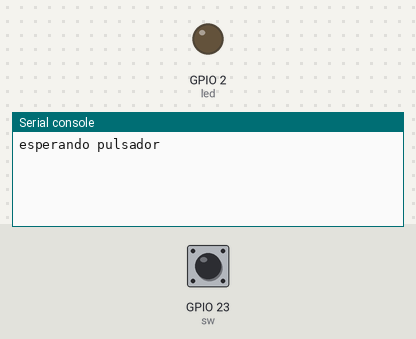
Bench run of a program on a simulated ESP32 board running MicroPython. On the bench: output pins drawn as LEDs (lit = HIGH), the last lines printed to the serial console. The test bench sets the inputs (shaded band); at power-on: GPIO 23 (sw) LOW.

Above: at 1.2 s.
1.3 s: GPIO 23 (sw) pulled HIGH for 0.3 s
At 2.3 s:
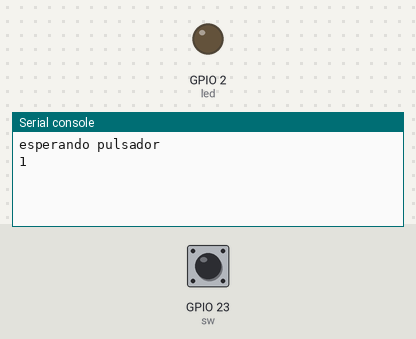
3.1 s: GPIO 23 (sw) pulled HIGH for 1 s
At 3.93 s:
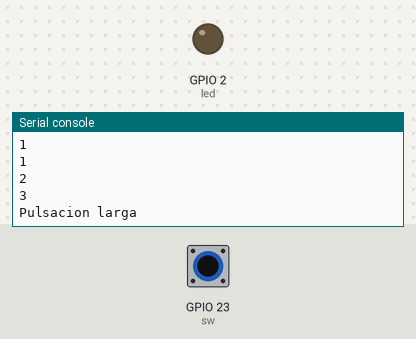
Timing chart, 0 to 6.1 s (numbered marks = the images above; inputs shaded):
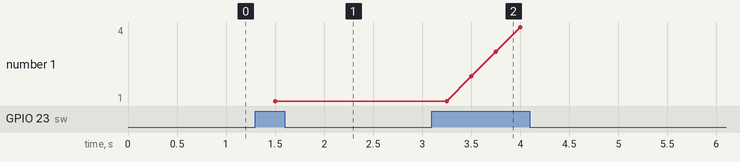

Measured:
- after the input at 1.3 s, the serial console: prints a new line after 0.20 s (image 1)
- after the input at 3.1 s, the serial console: prints a new line after 0.40 s (image 2)
- plotted number 1: 1 → 4 after the input at 3.1 s

The program:

main.py
```python
#https://wokwi.com/projects/370161344133188609
from machine import Pin
import time

print("esperando pulsador")

sw = Pin(23, Pin.IN)
led = Pin(2, Pin.OUT)

contador = 0
while True:
    if sw.value():
        contador += 1
        print(contador)
        if contador == 3:
            print('Pulsacion larga')
    else:
        if contador == 2:
            print("Pulsacion corta")
        contador = 0
    time.sleep_ms(250)

    # El tiempo de de espera le permite reaccionar bien al prendido y apagado contra el pulsador
```
